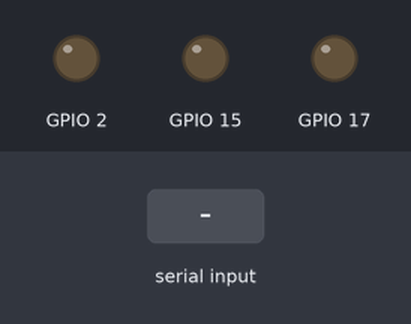
Recording of a sketch running on a simulated ESP32. Parts: output pins drawn as LEDs (lit = HIGH). The inputs (shaded band) are chosen by the test bench. Nothing arrives over Bluetooth unless stated; what the sketch prints to the serial monitor is not drawn.

Above: at 1.2 s.
1.3 s: "R" received over the second serial link
At 2.5 s:
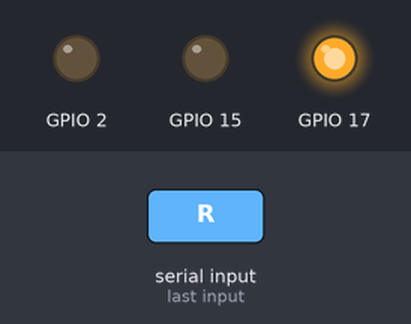
2.8 s: "B" received over the second serial link
At 3.8 s:
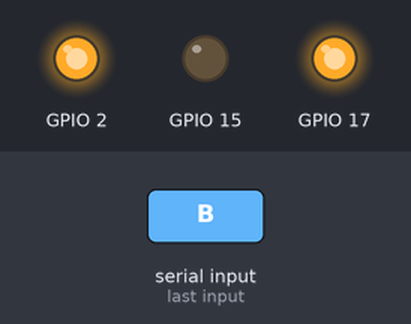
4.3 s: "Y" received over the second serial link
At 5.0 s:
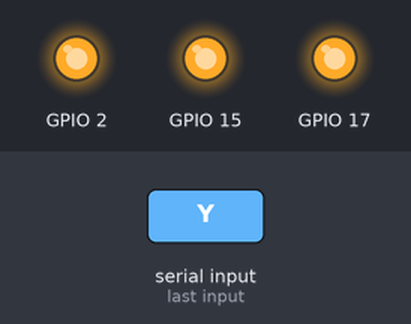
5.8 s: "R" received over the second serial link
At 6.1 s:
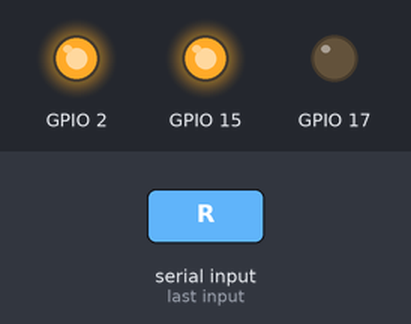
7.3 s: "B" received over the second serial link
At 8.5 s:
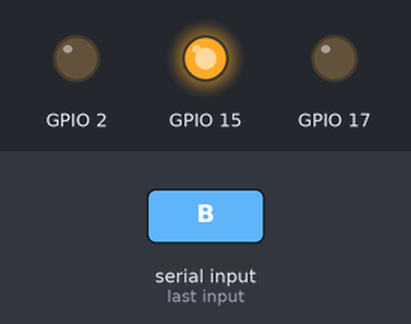
Timing chart, 0 to 9.8 s (numbered marks = the images above; inputs shaded):
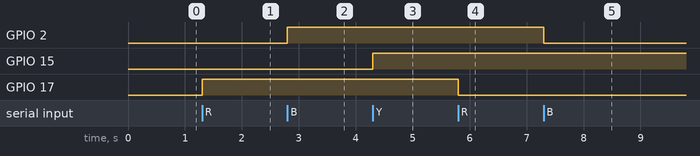

Measured:
- after the input at 1.3 s, GPIO 17: LOW → HIGH at once
- after the input at 2.8 s, GPIO 2: LOW → HIGH at once
- after the input at 4.3 s, GPIO 15: LOW → HIGH at once
- after the input at 5.8 s, GPIO 17: HIGH → LOW at once
- after the input at 7.3 s, GPIO 2: HIGH → LOW at once

The sketch:

BluetoothLEDControl.ino
```cpp
//Code BY :
//Gary Khodayari
//16-10-2020
#include "BluetoothSerial.h" // ESP32 bluetooth Library
#if !defined(CONFIG_BT_ENABLED) || !defined(CONFIG_BLUEDROID_ENABLED) // initial Config
#error Bluetooth is not enabled! Please run `make menuconfig` to and enable it
#endif

extern int B, Y, R; // making integers responding to State value
int BTorder; // bluetooth serial connection defining
BluetoothSerial SerialBT; // variable making


void setup() {
  Serial.begin(9600);
  pinMode (17, OUTPUT);
  pinMode (15, OUTPUT);
  pinMode (2, OUTPUT);
  SerialBT.begin("d0ntblink ESP-32"); //Bluetooth device name
  Serial.println("The device started, now you can pair it with bluetooth!");
}

void loop() {
  if (SerialBT.available()) {
    BTorder = SerialBT.read();
    if ( BTorder == 'R') {
      SerialBT.println("Red LED changed state");
      // this part checks to see if the LED's Current state is HIGH or LOW
      if (digitalRead(17) == 0){ // if HIGH turns it LOW
        digitalWrite(17, HIGH);
      } else { // if LOW turns it HIGH
        digitalWrite(17, LOW);
      }
    }
    if ( BTorder == 'B') {
      SerialBT.println("BLUE LED changed state");
      if (digitalRead(2) == 0){
        digitalWrite(2, HIGH);
      } else {
        digitalWrite(2, LOW);
      }
    }
    if ( BTorder == 'Y') {
      SerialBT.println("Yellow LED changed state");
      if (digitalRead(15) == 0){
        digitalWrite(15, HIGH);
      } else {
        digitalWrite(15, LOW);
      }
    }
    if ( BTorder == 'Q') {
      SerialBT.disconnect(); // Quits and disconnects
    }
  }
}
```
